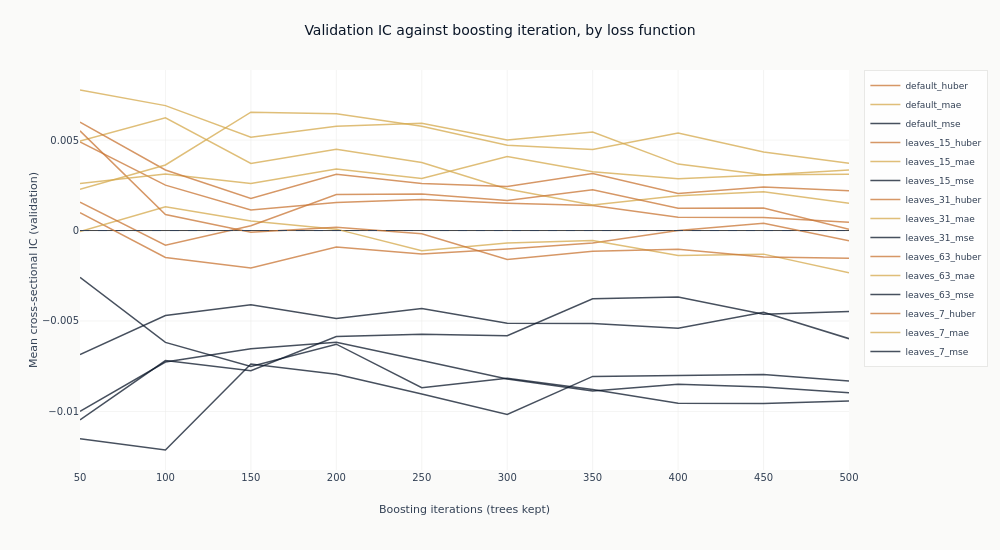

The notebook cell this image was saved under:
### Markdown cell above
One trace per configuration, coloured by the objective its name declares, so the question of
whether the loss function is what separates them can be read off the chart rather than argued.

### Code cell
fig_curves = go.Figure()
for config_name in curves.get_column("config_name").unique(maintain_order=True):
    series = curves.filter(pl.col("config_name") == config_name)
    fig_curves.add_trace(
        go.Scatter(
            x=series.get_column("checkpoint_value").to_list(),
            y=series.get_column("ic_mean").to_list(),
            mode="lines",
            name=config_name,
            line=dict(color=objectives[objective_of(config_name)], width=1.5),
            opacity=0.75,
        )
    )
fig_curves.add_hline(y=0, line_width=1, line_dash="dash", line_color=COLORS["neutral"])
fig_curves.update_layout(
    title="Validation IC against boosting iteration, by loss function",
    height=550,
    width=1000,
    margin=dict(t=70),
    legend=dict(font=dict(size=9)),
)
fig_curves.update_xaxes(title_text="Boosting iterations (trees kept)")
fig_curves.update_yaxes(title_text="Mean cross-sectional IC (validation)")
show_plotly_with_alt(
    fig_curves,
    "Line chart of mean validation information coefficient against boosting iteration, one line "
    "per configuration, coloured by loss function: blue for squared error, amber for absolute "
    "error, copper for Huber. A dashed line marks zero. The blue squared-error lines run below "
    "it across the whole range without exception. The copper Huber and amber absolute-error "
    "lines run above it for most of the range and are interleaved with one another rather than "
    "separated; two Huber lines and one absolute-error line dip below zero as trees are added. "
    "Ten of the fifteen reach their highest point at the first or second checkpoint and drift "
    "afterwards.",
)

### Figure 1 — Plotly figure (JSON) as saved in the notebook; plotly's stock layout.template omitted (floating-point values rounded to 4 significant figures)
{"data": [{"line": {"color": "#C87533", "width": 1.5}, "mode": "lines", "name": "default_huber", "opacity": 0.75, "type": "scatter", "x": [50, 100, 150, 200, 250, 300, 350, 400, 450, 500], "y": [0.0009874, -0.001487, -0.002068, -0.0009124, -0.001291, -0.001014, -0.0006901, -3.682e-06, 0.0004088, -0.0005658]}, {"line": {"color": "#D4A84B", "width": 1.5}, "mode": "lines", "name": "default_mae", "opacity": 0.75, "type": "scatter", "x": [50, 100, 150, 200, 250, 300, 350, 400, 450, 500], "y": [-5.058e-05, 0.001316, 0.0005255, 7.839e-05, -0.001117, -0.000682, -0.0005472, -0.001374, -0.001304, -0.00234]}, {"line": {"color": "#0a1628", "width": 1.5}, "mode": "lines", "name": "default_mse", "opacity": 0.75, "type": "scatter", "x": [50, 100, 150, 200, 250, 300, 350, 400, 450, 500], "y": [-0.006856, -0.004702, -0.004105, -0.004861, -0.004305, -0.005131, -0.005138, -0.005401, -0.004513, -0.005977]}, {"line": {"color": "#C87533", "width": 1.5}, "mode": "lines", "name": "leaves_15_huber", "opacity": 0.75, "type": "scatter", "x": [50, 100, 150, 200, 250, 300, 350, 400, 450, 500], "y": [0.0049, 0.002512, 0.001132, 0.001547, 0.001712, 0.001511, 0.00139, 0.00074, 0.0007205, 0.0004549]}, {"line": {"color": "#D4A84B", "width": 1.5}, "mode": "lines", "name": "leaves_15_mae", "opacity": 0.75, "type": "scatter", "x": [50, 100, 150, 200, 250, 300, 350, 400, 450, 500], "y": [0.004948, 0.006234, 0.00371, 0.004495, 0.003766, 0.002301, 0.001415, 0.001922, 0.002141, 0.001511]}, {"line": {"color": "#0a1628", "width": 1.5}, "mode": "lines", "name": "leaves_15_mse", "opacity": 0.75, "type": "scatter", "x": [50, 100, 150, 200, 250, 300, 350, 400, 450, 500], "y": [-0.00999, -0.00727, -0.006537, -0.00617, -0.00718, -0.008201, -0.008864, -0.008499, -0.008647, -0.008966]}, {"line": {"color": "#C87533", "width": 1.5}, "mode": "lines", "name": "leaves_31_huber", "opacity": 0.75, "type": "scatter", "x": [50, 100, 150, 200, 250, 300, 350, 400, 450, 500], "y": [0.005511, 0.0008874, -9.864e-05, 0.0001834, -0.0001818, -0.001603, -0.001139, -0.001033, -0.001469, -0.001529]}, {"line": {"color": "#D4A84B", "width": 1.5}, "mode": "lines", "name": "leaves_31_mae", "opacity": 0.75, "type": "scatter", "x": [50, 100, 150, 200, 250, 300, 350, 400, 450, 500], "y": [0.00777, 0.006905, 0.005158, 0.00576, 0.005937, 0.005004, 0.005442, 0.003674, 0.003087, 0.003109]}, {"line": {"color": "#0a1628", "width": 1.5}, "mode": "lines", "name": "leaves_31_mse", "opacity": 0.75, "type": "scatter", "x": [50, 100, 150, 200, 250, 300, 350, 400, 450, 500], "y": [-0.01151, -0.01213, -0.007378, -0.007939, -0.009041, -0.01017, -0.008064, -0.00802, -0.007963, -0.008313]}, {"line": {"color": "#C87533", "width": 1.5}, "mode": "lines", "name": "leaves_63_huber", "opacity": 0.75, "type": "scatter", "x": [50, 100, 150, 200, 250, 300, 350, 400, 450, 500], "y": [0.001571, -0.0008071, 0.0002692, 0.001994, 0.002017, 0.001658, 0.00226, 0.001238, 0.001248, 6.7e-05]}, {"line": {"color": "#D4A84B", "width": 1.5}, "mode": "lines", "name": "leaves_63_mae", "opacity": 0.75, "type": "scatter", "x": [50, 100, 150, 200, 250, 300, 350, 400, 450, 500], "y": [0.002598, 0.003128, 0.002597, 0.003399, 0.00288, 0.00409, 0.003248, 0.002861, 0.00307, 0.003342]}, {"line": {"color": "#0a1628", "width": 1.5}, "mode": "lines", "name": "leaves_63_mse", "opacity": 0.75, "type": "scatter", "x": [50, 100, 150, 200, 250, 300, 350, 400, 450, 500], "y": [-0.01046, -0.007186, -0.007752, -0.005863, -0.005728, -0.005818, -0.003771, -0.003676, -0.004633, -0.004471]}, {"line": {"color": "#C87533", "width": 1.5}, "mode": "lines", "name": "leaves_7_huber", "opacity": 0.75, "type": "scatter", "x": [50, 100, 150, 200, 250, 300, 350, 400, 450, 500], "y": [0.005996, 0.003348, 0.001768, 0.00311, 0.002594, 0.00243, 0.003146, 0.002053, 0.002408, 0.002198]}, {"line": {"color": "#D4A84B", "width": 1.5}, "mode": "lines", "name": "leaves_7_mae", "opacity": 0.75, "type": "scatter", "x": [50, 100, 150, 200, 250, 300, 350, 400, 450, 500], "y": [0.002285, 0.003625, 0.006542, 0.006451, 0.00576, 0.004715, 0.004481, 0.005391, 0.00434, 0.003713]}, {"line": {"color": "#0a1628", "width": 1.5}, "mode": "lines", "name": "leaves_7_mse", "opacity": 0.75, "type": "scatter", "x": [50, 100, 150, 200, 250, 300, 350, 400, 450, 500], "y": [-0.002592, -0.006181, -0.007518, -0.006282, -0.008686, -0.008165, -0.008784, -0.009544, -0.009566, -0.009428]}], "layout": {"height": 550, "legend": {"font": {"size": 9}}, "margin": {"t": 70}, "shapes": [{"line": {"color": "#334155", "dash": "dash", "width": 1}, "type": "line", "x0": 0, "x1": 1, "xref": "x domain", "y0": 0, "y1": 0, "yref": "y"}], "title": {"text": "Validation IC against boosting iteration, by loss function"}, "width": 1000, "xaxis": {"title": {"text": "Boosting iterations (trees kept)"}}, "yaxis": {"title": {"text": "Mean cross-sectional IC (validation)"}}}}
